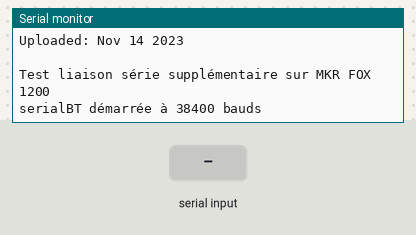
A sketch run on a simulated Arduino Zero (SAMD21). Shown: the last lines printed to the serial monitor. Inputs (shaded band) come from the test bench.

Above: at 6.2 s.
6.3 s: "1\n" received over Serial
At 7.5 s:
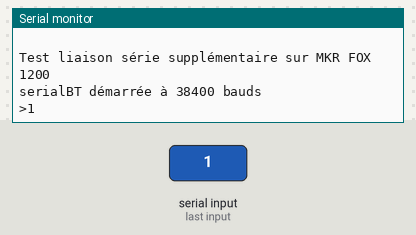
7.8 s: "1\n" received over the second serial link
At 8.8 s:
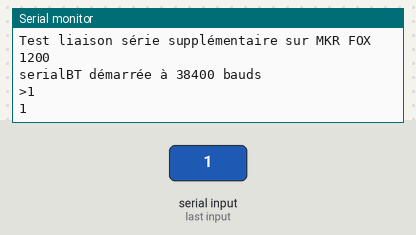
9.3 s: "0\n" received over Serial
At 9.9 s:
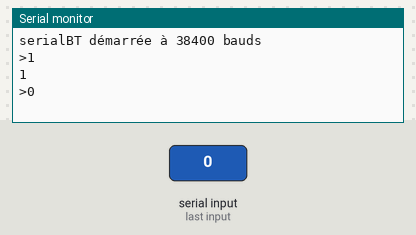
10.8 s: "0\n" received over the second serial link
At 12.3 s:
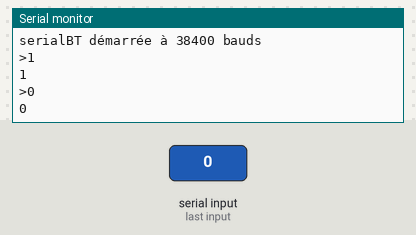

Measured:
- after the input at 6.3 s, the serial monitor: prints a new line at once (image 1)
- after the input at 7.8 s, the serial monitor: prints a new line at once (image 2)
- after the input at 9.3 s, the serial monitor: prints a new line at once (image 3)
- after the input at 10.8 s, the serial monitor: prints a new line at once (image 4)

The sketch:

testBluetooth_MKR1200.ino
```cpp
/*
 * Programme de test dd'une liaison série supplémentaire pour le module buetooth HC-05
 * sur la carte MKR FOX 1200.
 * câblage du module HC-05 :
 * RX du module HC-05 sur la broche 6 de la MKR FOX 1200
 * TX du module HC-05 sur la broche 7 de la MKR FOX 1200 *
 */


#include <Arduino.h>   // required before wiring_private.h
#include "wiring_private.h" // pinPeripheral() function

//Création de la nouvelle liaison série.
//TX broche 6 de la MKR FOX 1200, RX broche 7
Uart serialBT (&sercom3, 7, 6, SERCOM_RX_PAD_3, UART_TX_PAD_2);  //Rx Pin D7, Tx Pin D6

char c = ' ';
boolean NL = true;

void setup()
{
    //Mise en place liasion monitoring + message d'introduction
    Serial.begin(9600);
    Serial.print("Sketch:   ");
    Serial.println(__FILE__);
    Serial.print("Uploaded: ");   Serial.println(__DATE__);
    Serial.println(" ");

    //Configuration des broches pour la liasion séire SERCOM3 (connectée au module HC-05)
    //TX broche 6, RX broche 7
    pinPeripheral(6, PIO_SERCOM_ALT); //Tx
    pinPeripheral(7, PIO_SERCOM_ALT); //Rx
    delay(5000); // Delay to let everything boot up
    Serial.println("Test liaison série supplémentaire sur MKR FOX 1200\r\n");

    //démarrage de la lisaison série
    serialBT.begin(38400);
    Serial.println("serialBT démarrée à 38400 bauds");

    /*Serial.println("Envoi des commandes AT");
    serialBT.println("AT+ROLE=1");
    delay(100);
    serialBT.println("AT+CMODE=1");
    delay(100);
    serialBT.println("AT+PSWD=1234");
    delay(100);
    serialBT.println("AT+INQM=0,8,15");
    delay(100);
    serialBT.println("AT+RESET");
    delay(1000);
    serialBT.println("AT+INIT");
    delay(200);
    serialBT.println("AT+INQ");
    Serial.println("Attente de la réponse");
    while (serialBT.available()<=0);
    Serial.println("Affichage de la réponse");
    while (serialBT.available()>0)
    {
       Serial.write(serialBT.read());
    }
    delay(20000);
    serialBT.println("AT+DISC");*/
}


void loop()
{
    if (serialBT.available())
    {
      c = serialBT.read();
      Serial.write(c);
    }

    // Read from the Serial Monitor and send to the Bluetooth module
    if (Serial.available())
    {
      c = Serial.read();
      serialBT.write(c);
      if (NL) { Serial.print("\r\n>");  NL = false; }
      Serial.write(c);
      if (c==10)
      {
        NL = true;
      }
  }
}


void SERCOM3_Handler()
{
  serialBT.IrqHandler();
}
```
